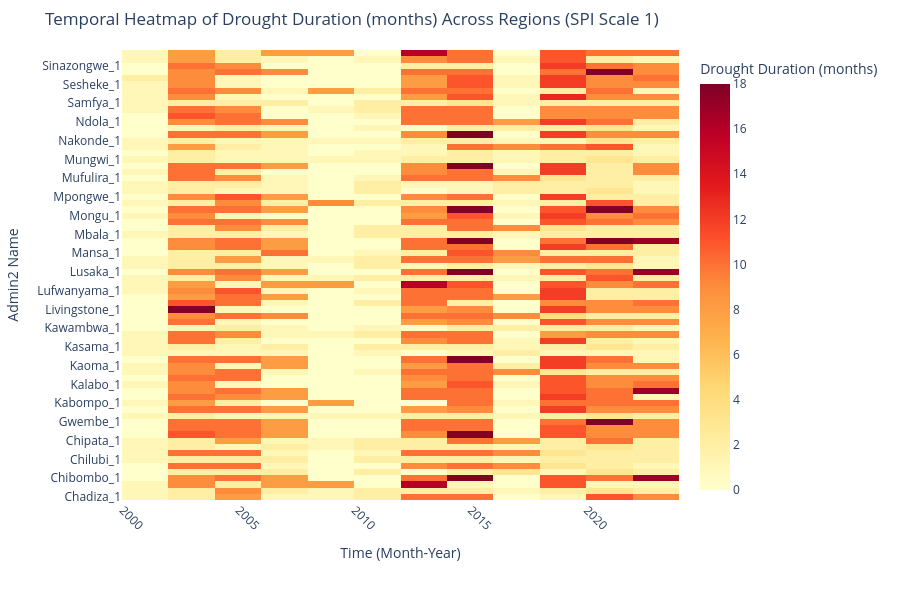

The notebook cell saved with this chart:
### Markdown cell above
### Temproal Heatmap

### Code cell
from utils.drought_analysis_funcs import setup_interactive_heatmap_with_spi

setup_interactive_heatmap_with_spi(drought_events_df)

### Figure 1 — Plotly figure (JSON) as saved in the notebook; plotly's stock layout.template omitted (floating-point values rounded to 4 significant figures; data arrays with more than 128 entries replaced by an {"elided": "..."} marker saying what was removed)
{"data": [{"coloraxis": "coloraxis", "histfunc": "sum", "hovertemplate": "Time (Month-Year)=%{x}<br>Admin2 Name=%{y}<br>sum of Drought Duration (months)=%{z}<extra></extra>", "name": "", "type": "histogram2d", "x": {"elided": "4176 str values"}, "xaxis": "x", "xbingroup": "x", "y": {"elided": "4176 str values"}, "yaxis": "y", "ybingroup": "y", "z": {"elided": "4176 int values"}}], "layout": {"coloraxis": {"colorbar": {"title": {"text": "Drought Duration (months)"}}, "colorscale": [[0, "rgb(255,255,204)"], [0.125, "rgb(255,237,160)"], [0.25, "rgb(254,217,118)"], [0.375, "rgb(254,178,76)"], [0.5, "rgb(253,141,60)"], [0.625, "rgb(252,78,42)"], [0.75, "rgb(227,26,28)"], [0.875, "rgb(189,0,38)"], [1, "rgb(128,0,38)"]]}, "height": 600, "legend": {"tracegroupgap": 0}, "margin": {"b": 100, "l": 50, "r": 50, "t": 50}, "title": {"text": "Temporal Heatmap of Drought Duration (months) Across Regions (SPI Scale 1)"}, "xaxis": {"anchor": "y", "domain": [0, 1], "tickangle": 45, "title": {"text": "Time (Month-Year)"}}, "yaxis": {"anchor": "x", "domain": [0, 1], "title": {"text": "Admin2 Name"}}}}
